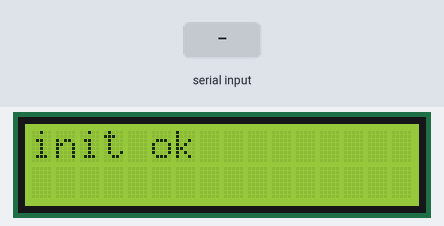
The sketch below on a simulated Arduino Uno, built with avr-gcc and run on an emulated ATmega328P. On the bench: 16×2 character LCD. Inputs (shaded band) come from the test bench.

Above: at 2.2 s.
2.3 s: "1" received over Serial
At 4.0 s:
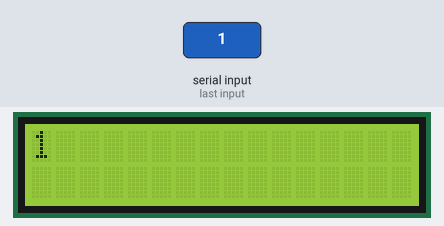
4.8 s: "0" received over Serial
At 7.0 s:
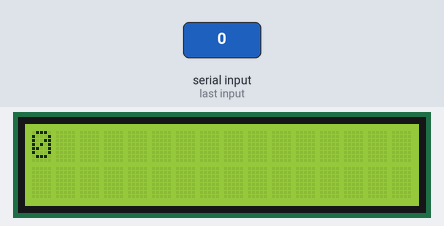
7.3 s: "2" received over Serial
At 9.0 s:
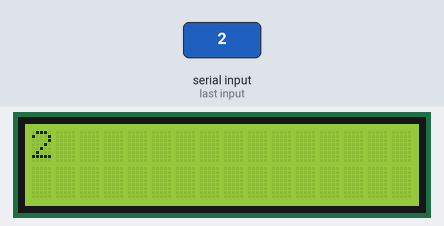
Timing chart, 0 to 10.5 s (numbered marks = the images above; inputs shaded):
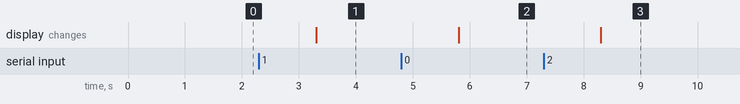

The sketch:

ex_lcd_02.ino
```cpp
// I2C Text LCD 사용하기 + pc에서 입력받은 데이터 출력하기

//라이브러리 추가
#include <LiquidCrystal_I2C.h>

//객체 변수 선언
LiquidCrystal_I2C lcd(0x27, 16, 2); //(기기 주소값, 칸수, 줄수)

//초기화 함수
void setup() {
  //시리얼 통신 초기화
  Serial.begin(9600);

  //센서 초기화
  lcd.init(); // 초기화시 (0,0)에 커서 위치
  lcd.backlight();
  lcd.print("init ok");
  delay(1000);

}

//기능 구현 함수
void loop() {

}

//데이터 수신 처리 콜백 함수
void serialEvent(){
  //pc로 부터 데이터 수신한것 읽어오기
  String data = Serial.readString();

  //I2C text LCD에 출력하기
  lcd.clear();
  lcd.print(data);
}
```

Measured:
- after the input at 2.3 s, the display: changes after 1.0 s (image 1)
- after the input at 4.8 s, the display: changes after 1.0 s (image 2)
- after the input at 7.3 s, the display: changes after 1.0 s (image 3)
